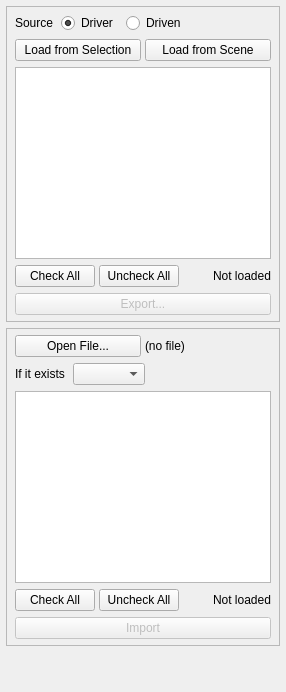
<?xml version='1.0' encoding='utf-8'?>
<ui version="4.0">
 <class>ManagePage</class>
 <widget class="QWidget" name="ManagePage">
  <layout class="QVBoxLayout" name="verticalLayout_page">
   <property name="leftMargin">
    <number>6</number>
   </property>
   <property name="topMargin">
    <number>6</number>
   </property>
   <property name="rightMargin">
    <number>6</number>
   </property>
   <property name="bottomMargin">
    <number>6</number>
   </property>
   <property name="spacing">
    <number>6</number>
   </property>
   <item>
    <widget class="QWidget" name="holder_export">
     <layout class="QVBoxLayout" name="verticalLayout_export">
      <property name="leftMargin">
       <number>0</number>
      </property>
      <property name="topMargin">
       <number>0</number>
      </property>
      <property name="rightMargin">
       <number>0</number>
      </property>
      <property name="bottomMargin">
       <number>0</number>
      </property>
      <property name="spacing">
       <number>4</number>
      </property>
      <item>
       <widget class="QFrame" name="widget_export_body">
        <property name="frameShape">
         <enum>QFrame::StyledPanel</enum>
        </property>
        <layout class="QVBoxLayout" name="verticalLayout_export_body">
         <property name="leftMargin">
          <number>8</number>
         </property>
         <property name="topMargin">
          <number>6</number>
         </property>
         <property name="rightMargin">
          <number>8</number>
         </property>
         <property name="bottomMargin">
          <number>6</number>
         </property>
         <property name="spacing">
          <number>6</number>
         </property>
         <item>
          <layout class="QHBoxLayout" name="horizontalLayout_source">
           <property name="spacing">
            <number>8</number>
           </property>
           <item>
            <widget class="QLabel" name="label_source">
             <property name="text">
              <string>Source</string>
             </property>
            </widget>
           </item>
           <item>
            <widget class="QRadioButton" name="radio_driver">
             <property name="toolTip">
              <string>List the driver nodes. Exports every driven key that they drive</string>
             </property>
             <property name="text">
              <string>Driver</string>
             </property>
             <property name="checked">
              <bool>true</bool>
             </property>
            </widget>
           </item>
           <item>
            <widget class="QRadioButton" name="radio_driven">
             <property name="toolTip">
              <string>List the driven nodes. Exports every driven key that moves them</string>
             </property>
             <property name="text">
              <string>Driven</string>
             </property>
            </widget>
           </item>
           <item>
            <spacer name="spacer_source">
             <property name="orientation">
              <enum>Qt::Horizontal</enum>
             </property>
             <property name="sizeHint" stdset="0">
              <size>
               <width>20</width>
               <height>20</height>
              </size>
             </property>
            </spacer>
           </item>
          </layout>
         </item>
         <item>
          <layout class="QHBoxLayout" name="horizontalLayout_load">
           <property name="spacing">
            <number>4</number>
           </property>
           <item>
            <widget class="QPushButton" name="btn_load_selection">
             <property name="toolTip">
              <string>List only the selected nodes that have driven keys</string>
             </property>
             <property name="text">
              <string>Load from Selection</string>
             </property>
            </widget>
           </item>
           <item>
            <widget class="QPushButton" name="btn_load_scene">
             <property name="toolTip">
              <string>List every node in the scene that has driven keys</string>
             </property>
             <property name="text">
              <string>Load from Scene</string>
             </property>
            </widget>
           </item>
          </layout>
         </item>
         <item>
          <widget class="QTableView" name="table_targets">
           <property name="minimumSize">
            <size>
             <width>0</width>
             <height>160</height>
            </size>
           </property>
           <property name="showGrid">
            <bool>false</bool>
           </property>
           <property name="wordWrap">
            <bool>false</bool>
           </property>
           <property name="editTriggers">
            <enum>QAbstractItemView::NoEditTriggers</enum>
           </property>
           <property name="selectionMode">
            <enum>QAbstractItemView::ExtendedSelection</enum>
           </property>
           <property name="selectionBehavior">
            <enum>QAbstractItemView::SelectRows</enum>
           </property>
          </widget>
         </item>
         <item>
          <layout class="QHBoxLayout" name="horizontalLayout_check">
           <property name="spacing">
            <number>4</number>
           </property>
           <item>
            <widget class="QPushButton" name="btn_check_all">
             <property name="text">
              <string>Check All</string>
             </property>
            </widget>
           </item>
           <item>
            <widget class="QPushButton" name="btn_uncheck_all">
             <property name="text">
              <string>Uncheck All</string>
             </property>
            </widget>
           </item>
           <item>
            <spacer name="spacer_check">
             <property name="orientation">
              <enum>Qt::Horizontal</enum>
             </property>
             <property name="sizeHint" stdset="0">
              <size>
               <width>20</width>
               <height>20</height>
              </size>
             </property>
            </spacer>
           </item>
           <item>
            <widget class="QLabel" name="label_summary">
             <property name="text">
              <string>Not loaded</string>
             </property>
            </widget>
           </item>
          </layout>
         </item>
         <item>
          <widget class="QPushButton" name="btn_export">
           <property name="enabled">
            <bool>false</bool>
           </property>
           <property name="toolTip">
            <string>Export the driven keys of the checked nodes to a JSON file</string>
           </property>
           <property name="text">
            <string>Export...</string>
           </property>
          </widget>
         </item>
        </layout>
       </widget>
      </item>
     </layout>
    </widget>
   </item>
   <item>
    <widget class="QWidget" name="holder_import">
     <layout class="QVBoxLayout" name="verticalLayout_import">
      <property name="leftMargin">
       <number>0</number>
      </property>
      <property name="topMargin">
       <number>0</number>
      </property>
      <property name="rightMargin">
       <number>0</number>
      </property>
      <property name="bottomMargin">
       <number>0</number>
      </property>
      <property name="spacing">
       <number>4</number>
      </property>
      <item>
       <widget class="QFrame" name="widget_import_body">
        <property name="frameShape">
         <enum>QFrame::StyledPanel</enum>
        </property>
        <layout class="QVBoxLayout" name="verticalLayout_import_body">
         <property name="leftMargin">
          <number>8</number>
         </property>
         <property name="topMargin">
          <number>6</number>
         </property>
         <property name="rightMargin">
          <number>8</number>
         </property>
         <property name="bottomMargin">
          <number>6</number>
         </property>
         <property name="spacing">
          <number>6</number>
         </property>
         <item>
          <layout class="QHBoxLayout" name="horizontalLayout_open">
           <property name="spacing">
            <number>4</number>
           </property>
           <item>
            <widget class="QPushButton" name="btn_open_file">
             <property name="toolTip">
              <string>Read a JSON file and list its driven keys</string>
             </property>
             <property name="text">
              <string>Open File...</string>
             </property>
            </widget>
           </item>
           <item>
            <widget class="QLabel" name="label_file">
             <property name="text">
              <string>(no file)</string>
             </property>
            </widget>
           </item>
          </layout>
         </item>
         <item>
          <layout class="QHBoxLayout" name="horizontalLayout_policy">
           <property name="spacing">
            <number>8</number>
           </property>
           <item>
            <widget class="QLabel" name="label_policy">
             <property name="text">
              <string>If it exists</string>
             </property>
            </widget>
           </item>
           <item>
            <widget class="QComboBox" name="combo_policy">
             <property name="toolTip">
              <string>What to do with a driven key that already exists in the scene</string>
             </property>
            </widget>
           </item>
           <item>
            <spacer name="spacer_policy">
             <property name="orientation">
              <enum>Qt::Horizontal</enum>
             </property>
             <property name="sizeHint" stdset="0">
              <size>
               <width>20</width>
               <height>20</height>
              </size>
             </property>
            </spacer>
           </item>
          </layout>
         </item>
         <item>
          <widget class="QTableView" name="table_items">
           <property name="minimumSize">
            <size>
             <width>0</width>
             <height>160</height>
            </size>
           </property>
           <property name="showGrid">
            <bool>false</bool>
           </property>
           <property name="wordWrap">
            <bool>false</bool>
           </property>
           <property name="editTriggers">
            <enum>QAbstractItemView::NoEditTriggers</enum>
           </property>
           <property name="selectionMode">
            <enum>QAbstractItemView::NoSelection</enum>
           </property>
          </widget>
         </item>
         <item>
          <layout class="QHBoxLayout" name="horizontalLayout_import_check">
           <property name="spacing">
            <number>4</number>
           </property>
           <item>
            <widget class="QPushButton" name="btn_import_check_all">
             <property name="text">
              <string>Check All</string>
             </property>
            </widget>
           </item>
           <item>
            <widget class="QPushButton" name="btn_import_uncheck_all">
             <property name="text">
              <string>Uncheck All</string>
             </property>
            </widget>
           </item>
           <item>
            <spacer name="spacer_import_check">
             <property name="orientation">
              <enum>Qt::Horizontal</enum>
             </property>
             <property name="sizeHint" stdset="0">
              <size>
               <width>20</width>
               <height>20</height>
              </size>
             </property>
            </spacer>
           </item>
           <item>
            <widget class="QLabel" name="label_import_summary">
             <property name="text">
              <string>Not loaded</string>
             </property>
            </widget>
           </item>
          </layout>
         </item>
         <item>
          <widget class="QPushButton" name="btn_import">
           <property name="enabled">
            <bool>false</bool>
           </property>
           <property name="toolTip">
            <string>Apply the checked driven keys to the scene</string>
           </property>
           <property name="text">
            <string>Import</string>
           </property>
          </widget>
         </item>
        </layout>
       </widget>
      </item>
     </layout>
    </widget>
   </item>
   <item>
    <spacer name="spacer_page">
     <property name="orientation">
      <enum>Qt::Vertical</enum>
     </property>
     <property name="sizeHint" stdset="0">
      <size>
       <width>20</width>
       <height>40</height>
      </size>
     </property>
    </spacer>
   </item>
  </layout>
 </widget>
</ui>
